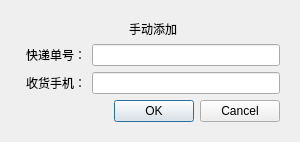
<?xml version="1.0" encoding="UTF-8"?>
<ui version="4.0">
 <class>Manual_add_Dialog</class>
 <widget class="QDialog" name="Manual_add_Dialog">
  <property name="geometry">
   <rect>
    <x>0</x>
    <y>0</y>
    <width>300</width>
    <height>140</height>
   </rect>
  </property>
  <property name="windowTitle">
   <string>Dialog</string>
  </property>
  <layout class="QFormLayout" name="formLayout">
   <property name="leftMargin">
    <number>20</number>
   </property>
   <property name="topMargin">
    <number>20</number>
   </property>
   <property name="rightMargin">
    <number>20</number>
   </property>
   <property name="bottomMargin">
    <number>20</number>
   </property>
   <item row="0" column="1">
    <widget class="QLabel" name="label">
     <property name="text">
      <string>手动添加</string>
     </property>
     <property name="alignment">
      <set>Qt::AlignCenter</set>
     </property>
    </widget>
   </item>
   <item row="1" column="1">
    <layout class="QVBoxLayout" name="verticalLayout">
     <item>
      <layout class="QHBoxLayout" name="trackingNumber_horizontalLayout">
       <item>
        <widget class="QLabel" name="trackingNumber_label">
         <property name="text">
          <string>快递单号：</string>
         </property>
        </widget>
       </item>
       <item>
        <widget class="QLineEdit" name="trackingNumber_lineEdit"/>
       </item>
      </layout>
     </item>
     <item>
      <layout class="QHBoxLayout" name="phone_horizontalLayout">
       <item>
        <widget class="QLabel" name="phone_label">
         <property name="text">
          <string>收货手机：</string>
         </property>
        </widget>
       </item>
       <item>
        <widget class="QLineEdit" name="phone_lineEdit"/>
       </item>
      </layout>
     </item>
    </layout>
   </item>
   <item row="2" column="1">
    <widget class="QDialogButtonBox" name="buttonBox">
     <property name="orientation">
      <enum>Qt::Horizontal</enum>
     </property>
     <property name="standardButtons">
      <set>QDialogButtonBox::Cancel|QDialogButtonBox::Ok</set>
     </property>
    </widget>
   </item>
  </layout>
 </widget>
 <resources/>
 <connections>
  <connection>
   <sender>buttonBox</sender>
   <signal>accepted()</signal>
   <receiver>Manual_add_Dialog</receiver>
   <slot>accept()</slot>
   <hints>
    <hint type="sourcelabel">
     <x>248</x>
     <y>254</y>
    </hint>
    <hint type="destinationlabel">
     <x>157</x>
     <y>274</y>
    </hint>
   </hints>
  </connection>
  <connection>
   <sender>buttonBox</sender>
   <signal>rejected()</signal>
   <receiver>Manual_add_Dialog</receiver>
   <slot>reject()</slot>
   <hints>
    <hint type="sourcelabel">
     <x>316</x>
     <y>260</y>
    </hint>
    <hint type="destinationlabel">
     <x>286</x>
     <y>274</y>
    </hint>
   </hints>
  </connection>
 </connections>
</ui>
